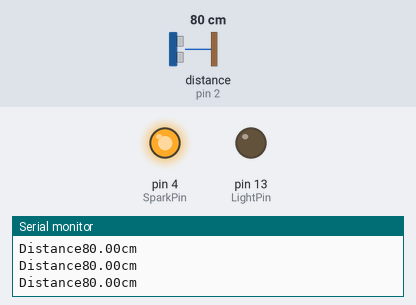
Bench run of a sketch on a simulated Arduino Uno, built with avr-gcc and run on an emulated ATmega328P. On the bench: output pins drawn as LEDs (lit = HIGH), the last lines printed to the serial monitor. Wiring (inferred from the names in the program): ultrasonic range finder: trigger pin 3; echo pin 2. Dashed ring = blinking. The inputs (shaded band) are chosen by the test bench; at power-on: distance to the obstacle (sensor on pin 2) 80 cm. The echo pulse lasts 58.3 µs per cm; pins used as bus, display or sensor lines are not drawn.

Above: at 1.2 s.
1.3 s: distance to the obstacle (sensor on pin 2) set to 27 cm
2.8 s: distance to the obstacle (sensor on pin 2) set to 23 cm
At 3.07 s:
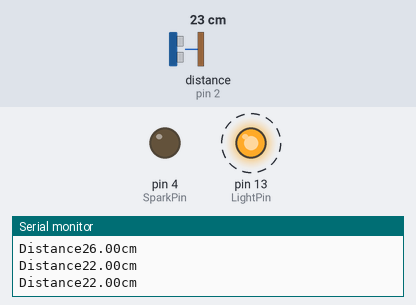
Timing chart, 0 to 11.8 s (numbered marks = the images above; inputs shaded):
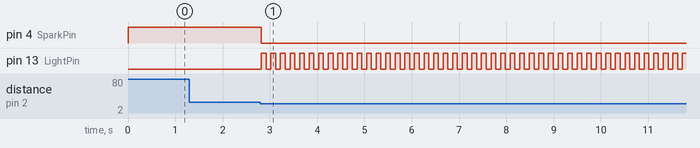

The sketch:

test2.ino
```cpp
//1.流水灯测试程序
//@author hyw
//@data   2018/08/28
/*unsigned int i=0,j=2,k=2;
void setup(){
    pinMode(2,OUTPUT);
    pinMode(3,OUTPUT);
    pinMode(4,OUTPUT);
    pinMode(A0,OUTPUT);
    pinMode(A1,OUTPUT);
    pinMode(A2,OUTPUT);

    Serial.begin(9600);
}
void loop(){
    for(i=0;i<3;i++){
        digitalWrite(j,HIGH);
        delay(100);
        j++;
        Serial.println(j);
    }
    j=2;
    for(i=0;i<3;i++){
        digitalWrite(k,LOW);
        delay(100);
        k++;
        Serial.println(k);
    }
    k=2;


}*/

//2.超声波测试程序
//@author hyw
//@data   2018/08/28
const int TrigPin = 3;//发射超声波
const int EchoPin = 2;//收到反射回来的超声波
const int SparkPin = 4;
const int LightPin = 13;
float cm;
void setup()
{
    Serial.begin(9600);
    pinMode(EchoPin,INPUT);
    pinMode(TrigPin,OUTPUT);
    pinMode(SparkPin,OUTPUT);
    pinMode(LightPin,OUTPUT);
}
void loop()
{
    digitalWrite(TrigPin,LOW);//低高低电平发一个短时间脉冲去TrigPin
    delayMicroseconds(2);     // delayMicroseconds在更小的时间内延时准确
    digitalWrite(TrigPin,HIGH);
    delayMicroseconds(10);
    digitalWrite(TrigPin,LOW);

    cm = pulseIn(EchoPin,HIGH)/58.0;
    cm = (int(cm*100.0))/100,0;
    Serial.print("Distance");
    Serial.print(cm);
    Serial.print("cm");
    Serial.println();

    if(cm<25.0)
    {digitalWrite(SparkPin,LOW);
    digitalWrite(LightPin,HIGH);
    delay(100);
    digitalWrite(LightPin,LOW);
    delay(100);

    }
    else
    {digitalWrite(SparkPin,HIGH);
    digitalWrite(LightPin,LOW);
    }

}

//3.继电器测试程序
//@author hyw
//@data   2018/08/28
/*const int ContralPin = 3;
const int D0 = 4;
const int D1 = 5;
const int D2 = 6;
const int D3 = 7;
void setup(){

    pinMode(ContralPin,OUTPUT);
    pinMode(D0,OUTPUT);
    pinMode(D1,OUTPUT);
    pinMode(D2,OUTPUT);
    pinMode(D3,OUTPUT);
}
void loop(){
    if(digitalRead(D0) == HIGH)
    {
    digitalWrite(ContralPin,HIGH);
    }
    if(digitalRead(D1) == HIGH)
    {
    digitalWrite(ContralPin,LOW);
    }
}*/
```

Measured:
- the behaviour switches between 26 and 25 cm on distance to the obstacle (sensor on pin 2) (found by bisection; images 0 and 1)
- after the input at 2.8 s, pin 4 (SparkPin): HIGH → LOW at once; pin 13 (LightPin): alternates HIGH for 0.10 s and LOW for 0.10 s, starting at once
